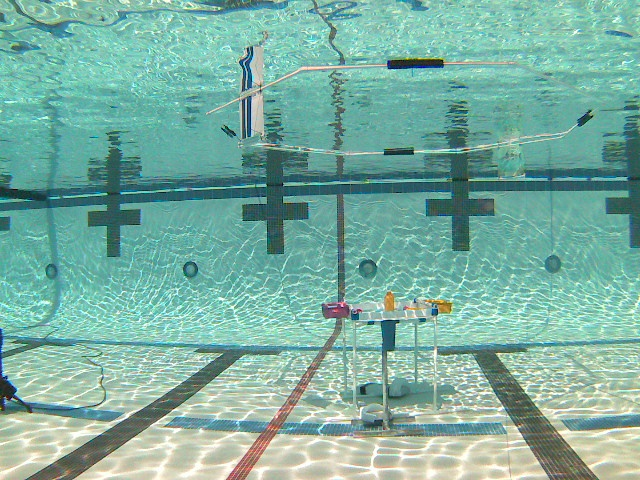
#> input picture onboard/src/cv/test/images/camera_usb_front_compressed-0-000000000.png, 640 x 480 px; its folder holds only this picture in this run
$ python test.py
#> lines starting #> are read from the running program, lines starting #| are printed output that depends on the picture; after the words box and inside, x2 and y2 are one past the last pixel; in counts of white or black regions, pixels touching at a corner belong together
#> in main, frame is the input picture: shape (480, 640, 3); mean B, G, R 161.4, 174.9, 123.5
from functools import reduce
from pathlib import Path

import cv2
import numpy as np
from sklearn.cluster import DBSCAN

# --- PinkBins and MonoCam configs (you can adjust these as needed) ---

class PinkBins:
    """Pink bins color bounds."""
    PINK_1_BOT = np.array([160, 50, 50])
    PINK_1_TOP = np.array([180, 255, 255])
    PINK_2_BOT = np.array([145, 50, 50])
    PINK_2_TOP = np.array([160, 255, 255])
    PINK_3_BOT = np.array([130, 50, 50])
    PINK_3_TOP = np.array([145, 255, 255])
    PINK_4_BOT = np.array([215, 12, 40])
    PINK_4_TOP = np.array([280, 33, 50])

class MonoCam:
    """Mono camera constants."""
    IMG_SHAPE = (640, 480)  # adjust based on your setup

# --- process_frame function adapted from pink_bins_detector.py ---

def process_frame(frame: np.array, camera: str = 'front') -> np.array:
    """Process a frame and return a visualization of the detection result (no ROS)."""
#> called with camera = 'front'
    hsv = cv2.cvtColor(frame, cv2.COLOR_BGR2HSV)
#> hsv: shape (480, 640, 3); mean H, S, V 76.3, 86.3, 176.9

    # Define pink masks
    mask_1 = cv2.inRange(hsv, PinkBins.PINK_1_BOT, PinkBins.PINK_1_TOP)
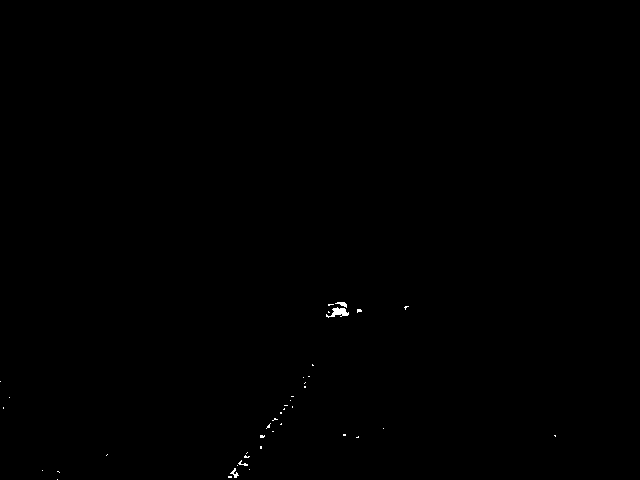
#> mask_1: shape (480, 640); 0.12% white; 41 white regions (37 under 20 px), largest, box (x1, y1, x2, y2) and area: (326, 307, 349, 318) 124, (335, 302, 347, 308) 36, (230, 468, 239, 478) 36, (238, 460, 248, 466) 23
    mask_2 = cv2.inRange(hsv, PinkBins.PINK_2_BOT, PinkBins.PINK_2_TOP)
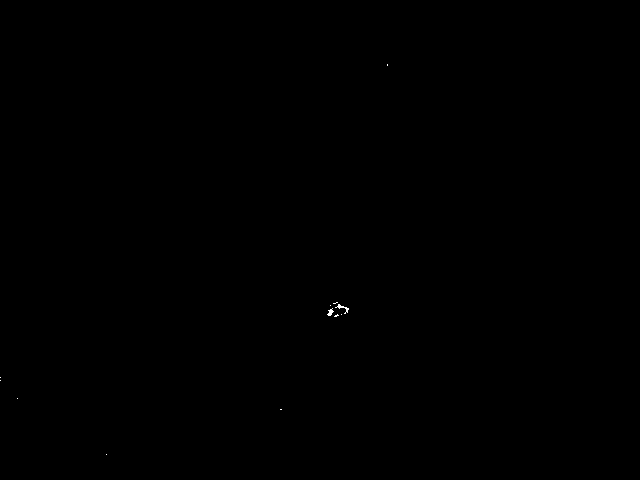
#> mask_2: shape (480, 640); 0.03% white in thin lines or dots, all inside (x1, y1, x2, y2) = (0, 64, 388, 455)
    mask_3 = cv2.inRange(hsv, PinkBins.PINK_3_BOT, PinkBins.PINK_3_TOP)
#> mask_3: shape (480, 640); 0.01% white in thin lines or dots, all inside (x1, y1, x2, y2) = (0, 64, 429, 436)
    mask_4 = cv2.inRange(hsv, PinkBins.PINK_4_BOT, PinkBins.PINK_4_TOP)
#> mask_4: shape (480, 640); every value is 0

    if camera == 'bottom':
        mask = cv2.inRange(hsv, np.array([160, 150, 200]), np.array([170, 255, 255]))
    else:
        mask = reduce(cv2.bitwise_or, [mask_1, mask_2, mask_3, mask_4])
#> mask: shape (480, 640); 0.16% white; 48 white regions (45 under 20 px), largest, box (x1, y1, x2, y2) and area: (326, 302, 349, 318) 261, (230, 468, 239, 478) 36, (238, 460, 248, 466) 23

    # If no pink found, return filtered mask in color
    points = np.argwhere(mask > 0)
#> points = 489 pairs, first value 64 to 479, second value 0 to 555
    if len(points) == 0:
        return cv2.cvtColor(mask, cv2.COLOR_GRAY2BGR)

    dbscan_img = cv2.cvtColor(mask, cv2.COLOR_GRAY2BGR)

    db = DBSCAN(eps=2, min_samples=10).fit(points)
    labels = db.labels_
#> labels = 489 values, max 5 at index 457, min -1 at index 0, mean 0.0266
    unique_labels = set(labels)
#> unique_labels = 7 items
    cluster_counts = {k: np.sum(labels == k) for k in unique_labels if k != -1}
#> cluster_counts = {0: 242, 1: 13, 2: 12, 3: 10, 4: 10, 5: 18}
    max_cluster_size = max(cluster_counts.values()) if cluster_counts else 0
#> max_cluster_size = 242
    print('Max cluster size: ', max_cluster_size)
#| Max cluster size:  242

    if not cluster_counts:
        return dbscan_img  # No valid clusters

    sorted_cluster_labels = sorted(cluster_counts, key=cluster_counts.get, reverse=True)
#> sorted_cluster_labels = [0, 5, 1, 2, 3, 4]
    final_x, final_y = 0, 0

    min_cluster_size = 100
    threshold_ratio = 0.5

    for label in sorted_cluster_labels[:3]:
        class_member_mask = (labels == label)
        max_clust_points = points[class_member_mask]

        for point in max_clust_points:
            dbscan_img[point[0], point[1]] = (0, 255, 0)

        center_x = np.mean(max_clust_points[:, 1])
        center_y = np.mean(max_clust_points[:, 0])
        point_count = max_clust_points.shape[0]
        print(point_count)

        if point_count < threshold_ratio * max_cluster_size or point_count < min_cluster_size:
            continue

        if center_y > final_y:
            final_x, final_y = center_x, center_y
#> this loop made 3 passes
#> (center_x, center_y, point_count, final_x, final_y) on pass 1: (338.2, 310.2, 242, 338.2, 310.2)
#> (label, center_x, center_y, point_count) on passes 2 to 3: (5, 235.6, 474.9, 18), (1, 358.7, 310, 13)
#| 242
#| 18
#| 13
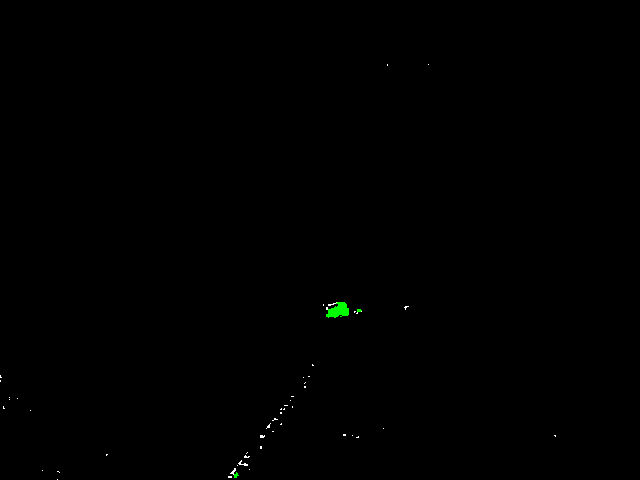
#> dbscan_img: shape (480, 640, 3); mean B, G, R 0.2, 0.4, 0.2
#> after the loop, final_x = 338.2; final_y = 310.2

    # Draw red circle on detected point
    if (final_x != -1 and final_y != -1):
        final_point_int = (int(final_x), int(final_y))
#> final_point_int = (338, 310)
        cv2.circle(dbscan_img, final_point_int, 7, (0, 0, 255), -1)
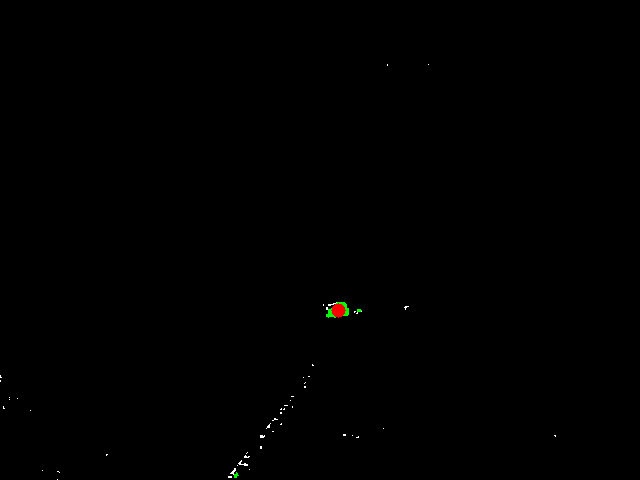
#> dbscan_img: shape (480, 640, 3); 0.05% of pixels changed, all inside (x1, y1, x2, y2) = (331, 303, 346, 318)

    return dbscan_img

# --- main loop ---

def main() -> None:
    """
    Test pink bin detection on sample images.

    Returns:
        None.
    """
    image_dir = Path(__file__) / 'images'
    image_files = [f for f in image_dir.iterdir() if str(f).lower().endswith('.png')]

    for filename in image_files:
        image_path = image_dir / filename
        frame = cv2.imread(str(image_path))

        if frame is None:
            print(f'Failed to load {filename}')
            continue

        print(f'Processing: {filename}')
        processed = process_frame(frame)

        # Resize for better viewing if needed
        disp_orig = cv2.resize(frame, (640, 480))
        disp_proc = cv2.resize(processed, (640, 480))
        combined = cv2.hconcat([disp_orig, disp_proc])
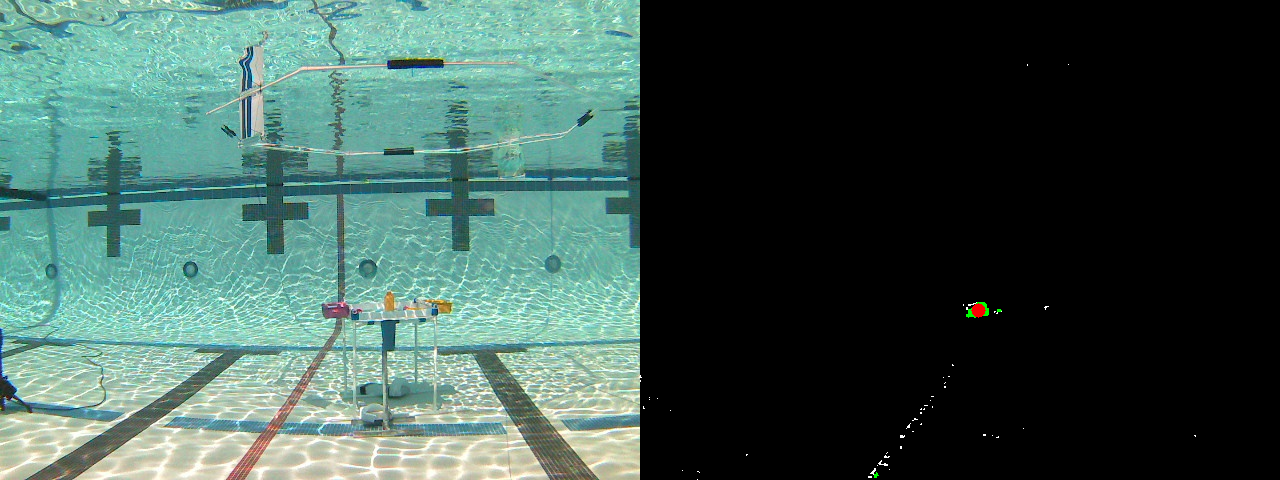
#> combined: shape (480, 1280, 3); mean B, G, R 80.8, 87.6, 61.9

        cv2.imshow('Original (left) | Processed (right)', combined)
        key = cv2.waitKey(0)
#> (key q is pressed here)
        if key == ord('q'):
            break

    cv2.destroyAllWindows()

if __name__ == '__main__':
    main()

$ run again, on onboard/src/cv/test/images/camera_usb_front_compressed-0-000000005.png
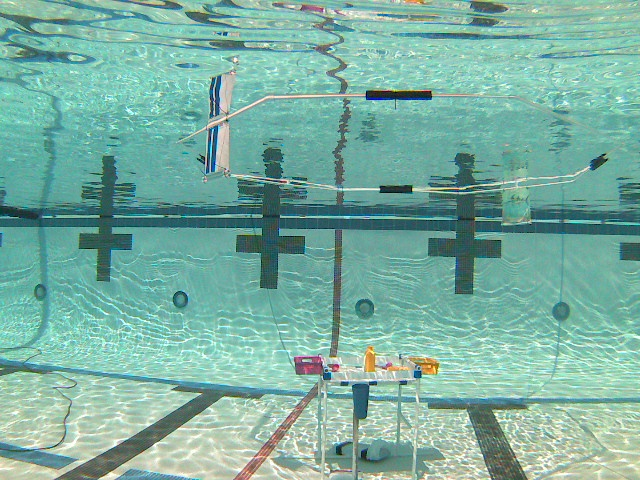
#> input picture onboard/src/cv/test/images/camera_usb_front_compressed-0-000000005.png, 640 x 480 px
#> in main, frame is the input picture: shape (480, 640, 3); mean B, G, R 161.6, 175.2, 122.8
#> hsv: shape (480, 640, 3); mean H, S, V 78.9, 84.9, 176.9
#> mask_1: shape (480, 640); 0.17% white; 34 white regions (29 under 20 px), largest, box (x1, y1, x2, y2) and area: (298, 364, 323, 374) 203, (308, 356, 322, 364) 54, (302, 6, 324, 10) 46, (332, 364, 340, 372) 43, (294, 357, 304, 362) 33
#> mask_2: shape (480, 640); 0.05% white in thin lines or dots, all inside (x1, y1, x2, y2) = (256, 7, 390, 460)
#> mask_3: shape (480, 640); 0.02% white in thin lines or dots, all inside (x1, y1, x2, y2) = (55, 8, 406, 480)
#> mask_4: shape (480, 640); every value is 0
#> mask: shape (480, 640); 0.23% white; 37 white regions (33 under 20 px), largest, box (x1, y1, x2, y2) and area: (294, 356, 323, 374) 397, (302, 6, 324, 12) 84, (332, 364, 340, 372) 50, (382, 362, 392, 368) 26
#> points = 705 pairs, first value 0 to 479, second value 41 to 428
#> labels = 705 values, max 4 at index 642, min -1 at index 0, mean 0.661
#> unique_labels = 6 items
#> cluster_counts = {0: 84, 1: 387, 2: 21, 3: 50, 4: 10}
#> max_cluster_size = 387
#| Max cluster size:  387
#> sorted_cluster_labels = [1, 0, 3, 2, 4]
#> the loop in process_frame, `for label in sorted_cluster_labels[:3]:` made 3 passes
#> (center_x, center_y, point_count, final_x, final_y) on pass 1: (308.9, 364.6, 387, 308.9, 364.6)
#> (printed output is left out)
#> after the loop in process_frame, `for label in sorted_cluster_labels[:3]:`:
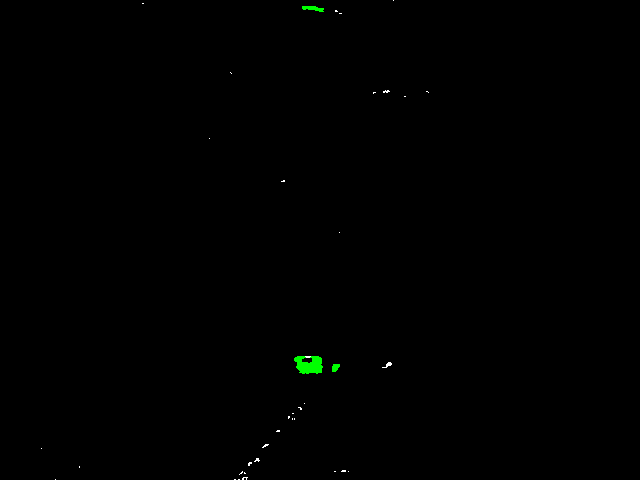
#> dbscan_img: shape (480, 640, 3); mean B, G, R 0.2, 0.6, 0.2
#> after the loop in process_frame, `for label in sorted_cluster_labels[:3]:`: final_x = 308.9; final_y = 364.6
#> final_point_int = (308, 364)
#> in main, `combined = cv2.hconcat([disp_orig, disp_proc])`:
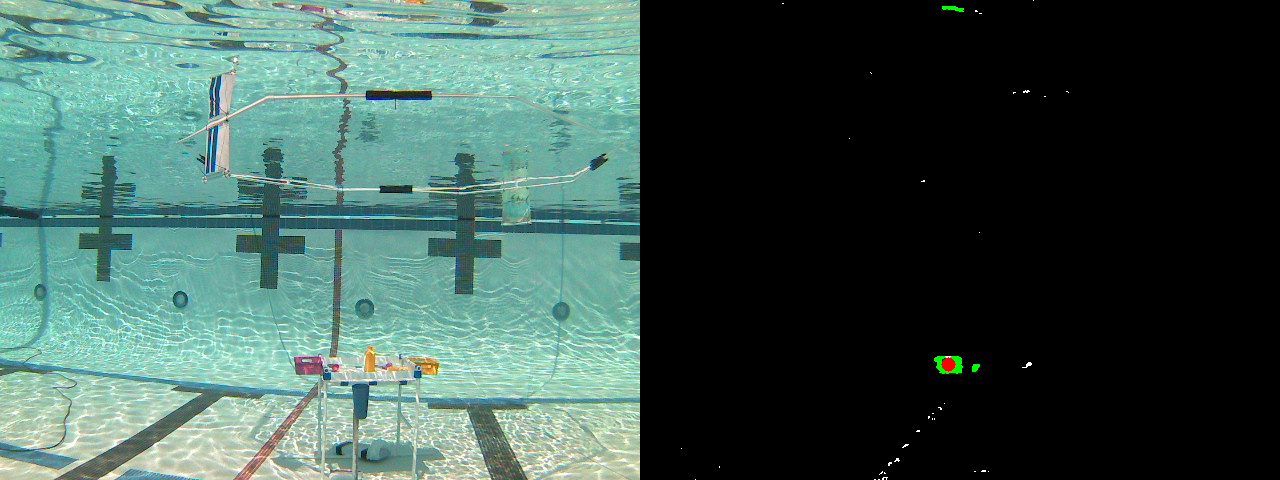
#> combined: shape (480, 1280, 3); mean B, G, R 80.9, 87.8, 61.6

$ run again, on onboard/src/cv/test/images/camera_usb_front_compressed-0-000000006.png
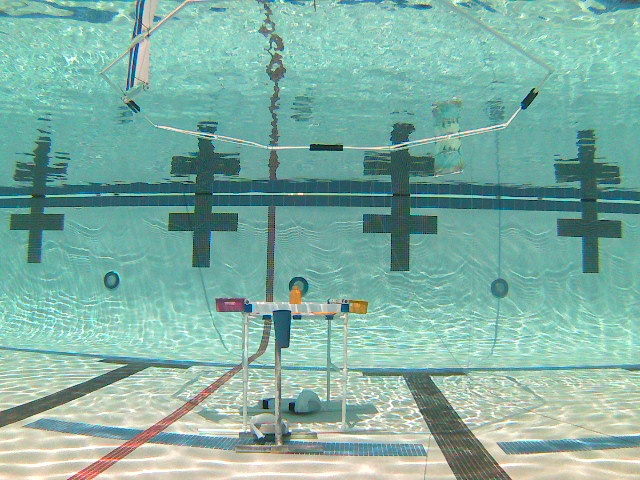
#> input picture onboard/src/cv/test/images/camera_usb_front_compressed-0-000000006.png, 640 x 480 px
#> in main, frame is the input picture: shape (480, 640, 3); mean B, G, R 163.4, 175.5, 127.9
#> hsv: shape (480, 640, 3); mean H, S, V 76.2, 81.7, 178
#> mask_1: shape (480, 640); 0.18% white; 47 white regions (43 under 20 px), largest, box (x1, y1, x2, y2) and area: (217, 299, 243, 312) 195, (116, 446, 130, 452) 33, (78, 474, 88, 480) 32, (143, 427, 152, 434) 21
#> mask_2: shape (480, 640); 0.03% white in thin lines or dots, all inside (x1, y1, x2, y2) = (135, 5, 426, 437)
#> mask_3: shape (480, 640); 0.01% white in thin lines or dots, all inside (x1, y1, x2, y2) = (135, 34, 274, 400)
#> mask_4: shape (480, 640); every value is 0
#> points = 639 pairs, first value 5 to 479, second value 67 to 559
#> labels = 639 values, max 2 at index 592, min -1 at index 0, mean -0.405
#> unique_labels = 4 items
#> cluster_counts = {0: 268, 1: 17, 2: 26}
#> max_cluster_size = 268
#| Max cluster size:  268
#> sorted_cluster_labels = [0, 2, 1]
#> the loop in process_frame, `for label in sorted_cluster_labels[:3]:` made 3 passes
#> (center_x, center_y, point_count, final_x, final_y) on pass 1: (230.2, 304.8, 268, 230.2, 304.8)
#> (printed output is left out)
#> after the loop in process_frame, `for label in sorted_cluster_labels[:3]:`:
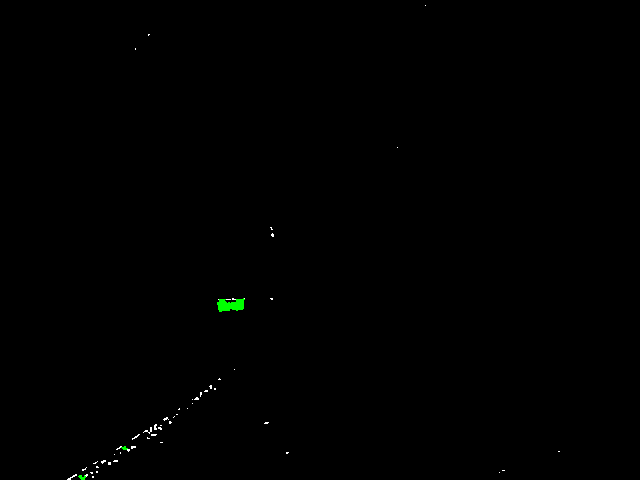
#> dbscan_img: shape (480, 640, 3); mean B, G, R 0.3, 0.5, 0.3
#> after the loop in process_frame, `for label in sorted_cluster_labels[:3]:`: final_x = 230.2; final_y = 304.8
#> final_point_int = (230, 304)
#> in main, `combined = cv2.hconcat([disp_orig, disp_proc])`:
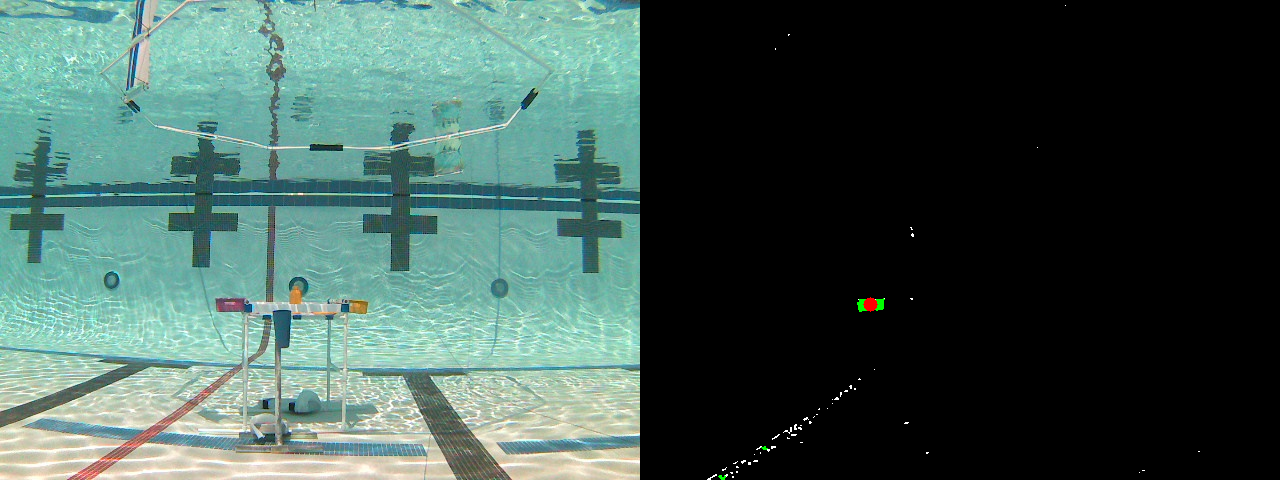
#> combined: shape (480, 1280, 3); mean B, G, R 81.8, 88, 64.1

$ run again, on onboard/src/cv/test/images/camera_usb_front_compressed-0-000000007.png
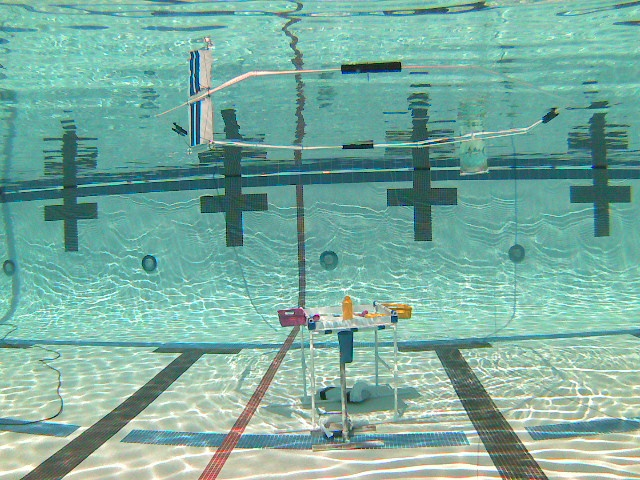
#> input picture onboard/src/cv/test/images/camera_usb_front_compressed-0-000000007.png, 640 x 480 px
#> in main, frame is the input picture: shape (480, 640, 3); mean B, G, R 159.4, 172.3, 121.7
#> hsv: shape (480, 640, 3); mean H, S, V 77.2, 86.1, 174.5
#> mask_1: shape (480, 640); 0.14% white; 39 white regions (34 under 20 px), largest, box (x1, y1, x2, y2) and area: (282, 308, 306, 326) 236, (278, 310, 288, 315) 27, (210, 473, 216, 478) 21, (360, 310, 368, 316) 20, (314, 316, 320, 320) 20
#> mask_2: shape (480, 640); 0.03% white in thin lines or dots, all inside (x1, y1, x2, y2) = (210, 69, 536, 478)
#> mask_3: shape (480, 640); 0.01% white in thin lines or dots, all inside (x1, y1, x2, y2) = (126, 58, 339, 424)
#> mask_4: shape (480, 640); every value is 0
#> mask: shape (480, 640); 0.18% white; 43 white regions (39 under 20 px), largest, box (x1, y1, x2, y2) and area: (278, 308, 306, 326) 333, (313, 314, 320, 321) 35, (360, 310, 368, 316) 23, (210, 473, 216, 478) 21
#> points = 544 pairs, first value 58 to 479, second value 26 to 535
#> labels = 544 values, max 5 at index 514, min -1 at index 0, mean 0.276
#> unique_labels = 7 items
#> cluster_counts = {0: 327, 1: 23, 2: 35, 3: 10, 4: 10, 5: 21}
#> max_cluster_size = 327
#| Max cluster size:  327
#> sorted_cluster_labels = [0, 2, 1, 5, 3, 4]
#> the loop in process_frame, `for label in sorted_cluster_labels[:3]:` made 3 passes
#> (center_x, center_y, point_count, final_x, final_y) on pass 1: (293.3, 317, 327, 293.3, 317)
#> (printed output is left out)
#> after the loop in process_frame, `for label in sorted_cluster_labels[:3]:`:
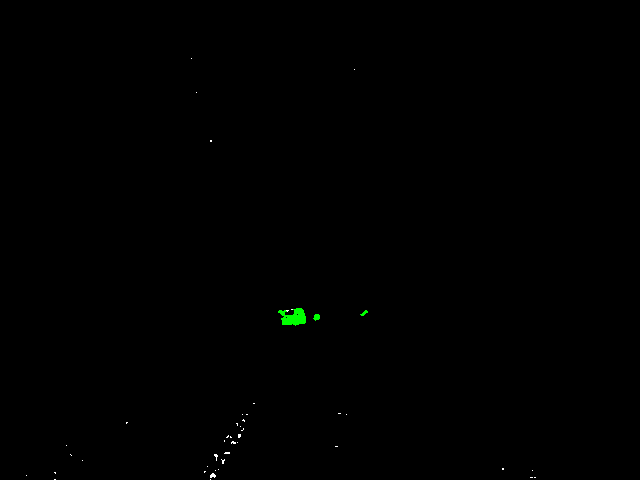
#> dbscan_img: shape (480, 640, 3); mean B, G, R 0.1, 0.5, 0.1
#> after the loop in process_frame, `for label in sorted_cluster_labels[:3]:`: final_x = 293.3; final_y = 317
#> final_point_int = (293, 317)
#> in main, `combined = cv2.hconcat([disp_orig, disp_proc])`:
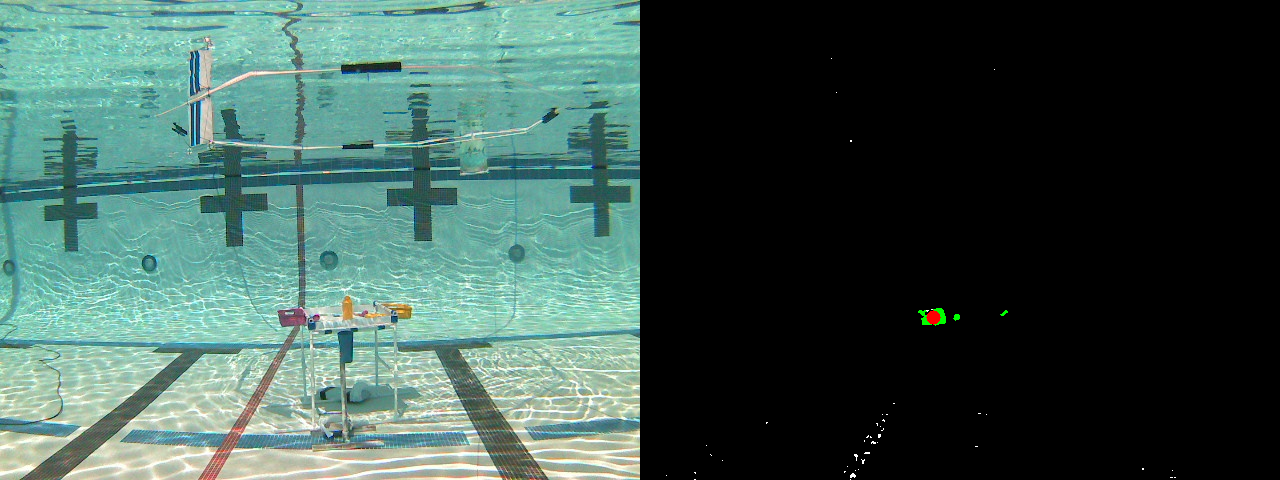
#> combined: shape (480, 1280, 3); mean B, G, R 79.7, 86.3, 61
